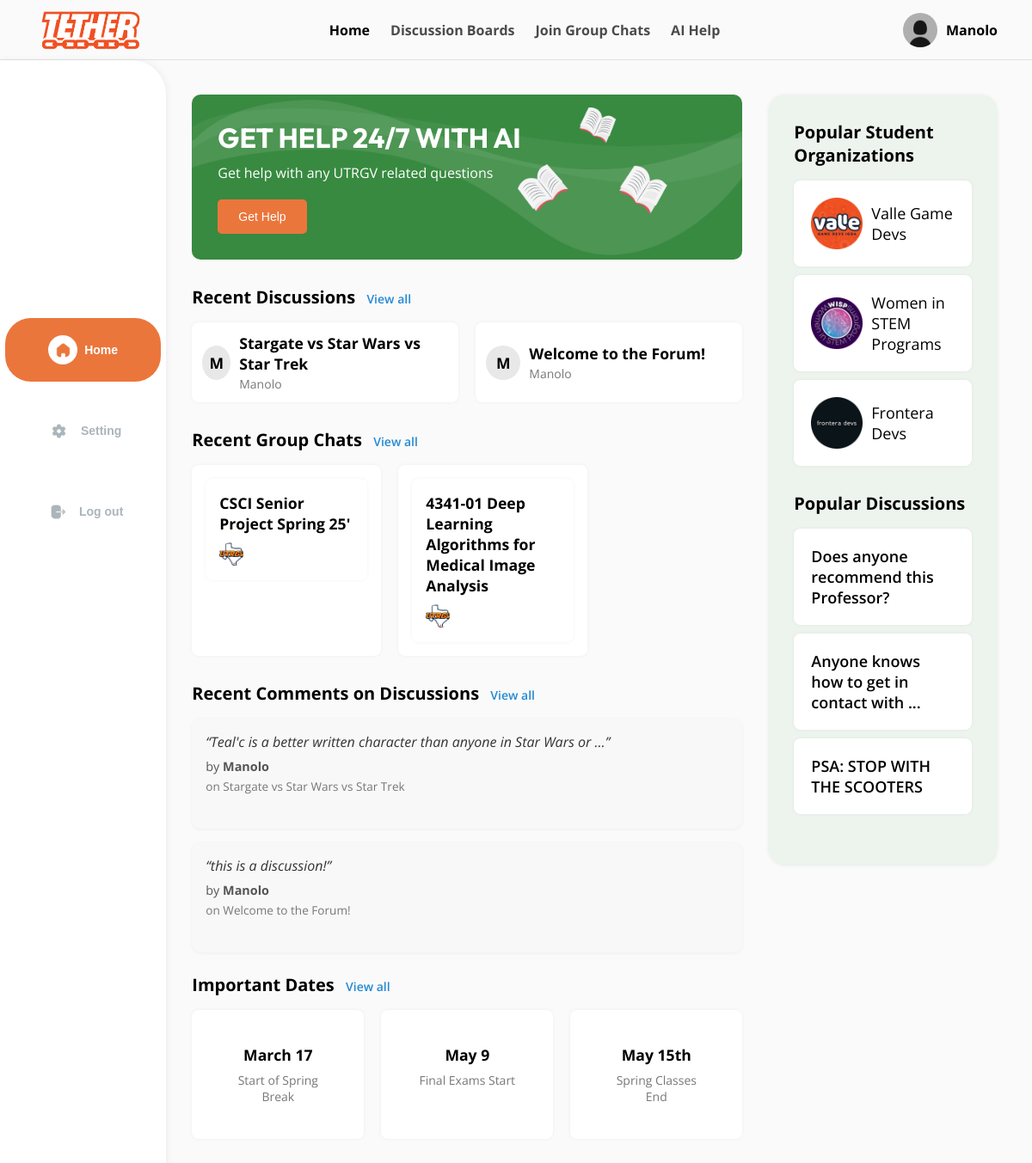
/Main/dashboard/ (signed in), run on an earlier commit of the app's database.
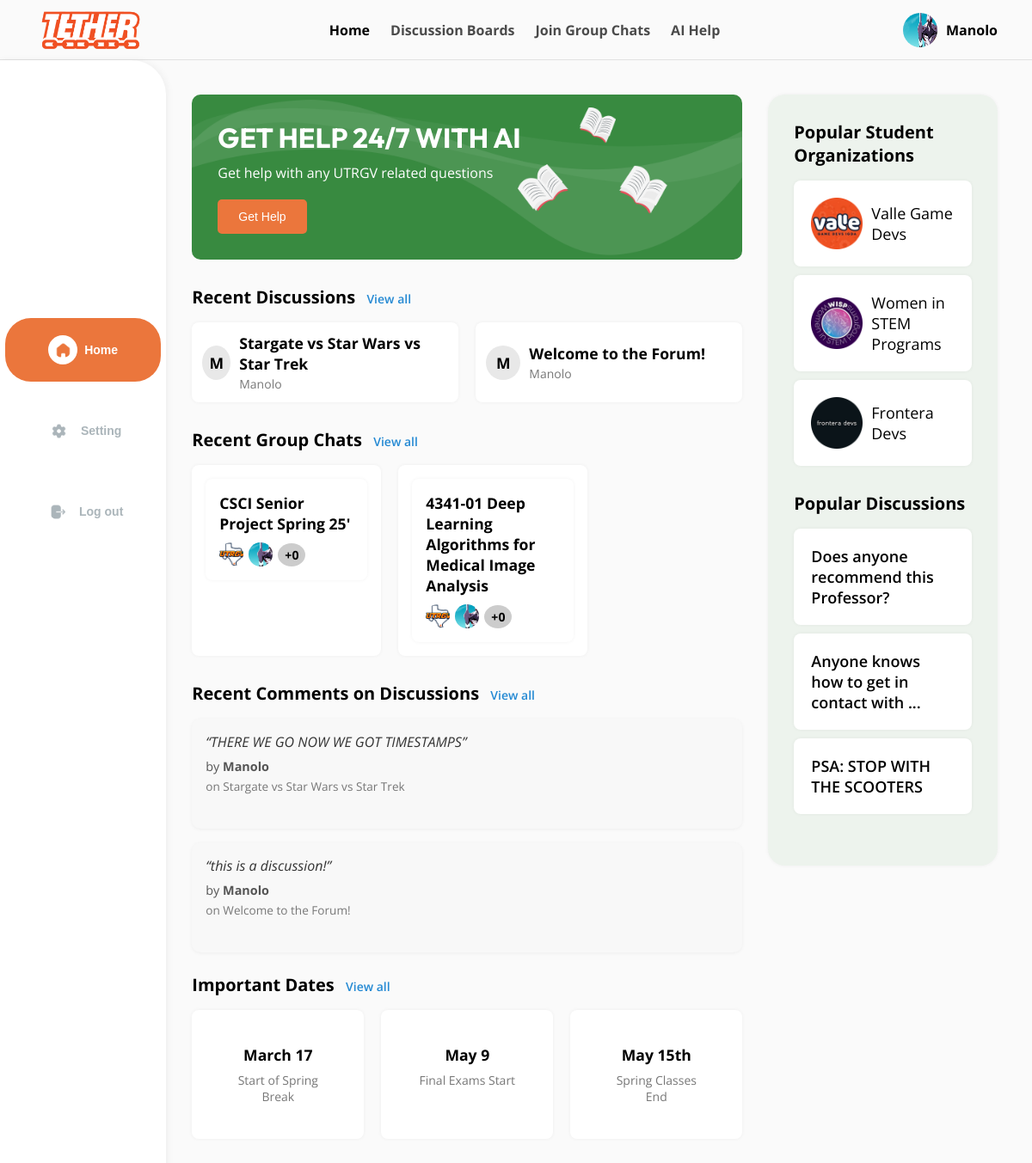
And on a later commit of the database.
### Main/models.py (models this page shows, shortened)
class Profile(models.Model):
    user = models.OneToOneField('auth.User', on_delete=models.CASCADE)
    id_user = models.IntegerField(unique=True, blank=True, null=True)
    bio = models.TextField(blank=True, null=True)
    profile_picture = models.ImageField(upload_to='profile_images/', default='blank_profile_picture.jpg', null=True)
    major = models.CharField(max_length=100, blank=True, null=True)
    gender = models.CharField(max_length=10, blank=True, null=True)
    minor = models.CharField(max_length=100, blank=True, null=True)

class Discussion(models.Model):
    title = models.CharField(max_length=255)
    created_by = models.ForeignKey(User, on_delete=models.CASCADE)
    created_at = models.DateTimeField(auto_now_add=True)

class Groupchat(models.Model):
    title = models.CharField(max_length=255, unique=True)
    created_by = models.ForeignKey(User, on_delete=models.CASCADE)
    created_at = models.DateTimeField(auto_now_add=True)
    members = models.ManyToManyField(User, related_name='groupchats', blank=True)
    description = models.TextField(blank=True, null=True)

class Comment(models.Model):
    discussion = models.ForeignKey(Discussion, related_name='comments', on_delete=models.CASCADE)
    user = models.ForeignKey(User, on_delete=models.CASCADE)
    content = models.TextField()
    created_at = models.DateTimeField(auto_now_add=True)

### Main/views.py (the view)
# urls.py: path('dashboard/', views.dashboard, name='dashboard'),
@login_required
def dashboard(request):
    user = request.user
    profile = Profile.objects.get(user=user)
    recent_discussions = Discussion.objects.all().order_by('-created_at')[:4]
    recent_groupchats = Groupchat.objects.all().order_by('-created_at')[:4]
    recent_comments = []
    for discussion in recent_discussions:
        latest_comment = Comment.objects.filter(discussion=discussion).order_by('-created_at').first()
        if latest_comment:
            recent_comments.append(latest_comment)
    return render(request, 'Main/dashboard.html', {
        'recent_discussions': recent_discussions,
        'user': user, 'profile': profile,
        'recent_groupchats': recent_groupchats,
        'recent_comments': recent_comments
    })

### Main/templates/Main/dashboard.html (shortened to what the changed rows need)
{% load static %}
<!DOCTYPE html>
<html lang="en">
<head>
  <link rel="stylesheet" href="{% static 'Main/css/styles-dashboard.css' %}">
</head>
<body>
<header>
  <div class="header-container">
    <div class="user-profile">
      <a href="{% url 'view_profile' username=user.username %}" style="display: flex; align-items: center; gap: 10px;">
        <img class="avatar" src="{{ profile.profile_picture.url }}"/>
        <span class="username">{{ user.username }}</span>
      </a>
    </div>
  </div>
</header>
<div class="layout-container">
  <main class="main-content">
    <section class="ai-banner">
      <div class="ai-banner-text">
        <h2>GET HELP 24/7 WITH AI</h2>
      </div>
    </section>
    <section class="recent-discussions">
      <div class="discussion-cards">
        {% for d in recent_discussions %}
          <a href="{% url 'discussion_detail' d.pk %}" class="discussion-card">
            <div class="initial-circle">{{ d.created_by.username|first|upper }}</div>
            <div class="discussion-info">
              <p class="discussion-title">{{ d.title }}</p>
              <p class="discussion-user">{{ d.created_by.username }}</p>
            </div>
          </a>
        {% empty %}
          <p>No discussions yet.</p>
        {% endfor %}
      </div>
    </section>
    <section class="group-chats">
      <div class="chat-cards">
        {% for chat in recent_groupchats %}
        <a href="{% url 'groupchat_room' chat.id %}" class="chat-card">
        <div class="chat-card">
          <p>{{ chat.title }}</p>
          <div class="chat-avatars">
            {% for member in chat.members.all|slice:":2" %}
              <img src="{{ member.profile.profile_picture.url }}" alt="{{ member.username }}" class="avatar-icon"/>
            {% endfor %}
            {% if chat.members.count >= 2 %}
              <span class="plus">+{{ chat.members.count|add:"-2" }}</span>
            {% endif %}
          </div>
         </div>
        </a>
        {% empty %}
          <p>No group chats yet.</p>
        {% endfor %}
      </div>
    </section>
    <section class="recent-comments">
      <div class="comment-cards">
        {% for comment in recent_comments %}
          <div class="comment-card">
            <p class="comment-text">“{{ comment.content|truncatewords:12 }}”</p>
            <p class="comment-meta">
              by <strong>{{ comment.user.username }}</strong>
            </p>
            <p class="comment-discussion">
              on <a href="{% url 'discussion_detail' comment.discussion.id %}">
                {{ comment.discussion.title }}
              </a>
            </p>
            <br>
          </div>
        {% empty %}
          <p>No comments available.</p>
        {% endfor %}
      </div>
    </section>
    <br>
  </main>
</div>
</body>
</html>

What changed in the data, as far as the page shows it:
no longer on this page (row unchanged): Comment: content "Teal'c is a better written character than anyone in Star Wars or …", user.username "Manolo", discussion "Stargate vs Star Wars vs Star Trek"
changed Profile: profile_picture: picture added in place of a placeholder
changed Groupchat "CSCI Senior Project Spring 25'": gains auth_user (username "Manolo", profile.profile_picture (picture)); members.count|add (not shown) → "0"
changed Groupchat "4341-01 Deep Learning Algorithms for Medical Image Analysis": gains auth_user (username "Manolo", profile.profile_picture (picture)); members.count|add (not shown) → "0"
added Comment: content "THERE WE GO NOW WE GOT TIMESTAMPS", user.username "Manolo", discussion "Stargate vs Star Wars vs Star Trek"
